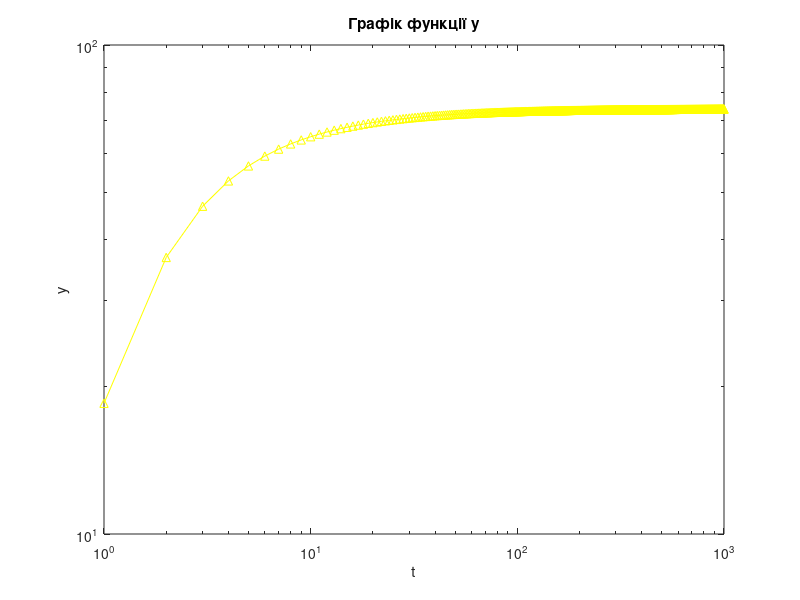

Source code (MATLAB):
t = 1:1:1000;
y = 30 .* atan(t) .^ 2;
loglog(t, y,'^y-')
xlabel('t')
ylabel('y')
title('Графік функції y');
